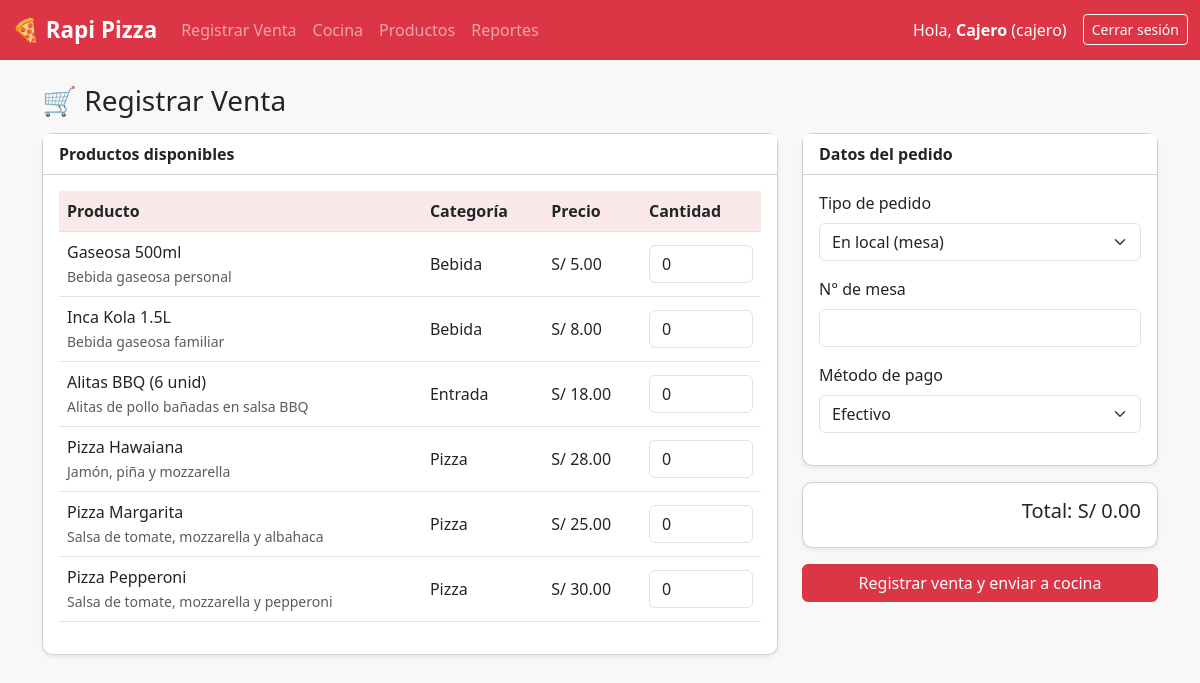
/index.php?page=ventas (signed in), run on the app's committed database.
### tables this page shows
CREATE TABLE producto (
    id INT AUTO_INCREMENT PRIMARY KEY,
    nombre VARCHAR(100) NOT NULL,
    descripcion VARCHAR(255),
    categoria VARCHAR(50) NOT NULL,
    precio DECIMAL(10,2) NOT NULL,
    activo INT NOT NULL DEFAULT 1
);

### controller/ventaController.php (called while the page is built, shortened)
<?php
require_once __DIR__ . '/../models/Producto.php';
$productoModelo = new Producto($conexion);
$productos = $productoModelo->listarActivos();
require __DIR__ . '/../public/views/ventas.php';

### models/Producto.php (called while the page is built, shortened)
<?php
class Producto {
    private $conexion;
    public function __construct($conexion) {
        $this->conexion = $conexion;
    }
    public function listarActivos() {
        $sql = "SELECT * FROM producto WHERE activo = 1 ORDER BY categoria, nombre";
        $stmt = $this->conexion->query($sql);
        return $stmt->fetchAll(PDO::FETCH_ASSOC);
    }
}

### public/views/ventas.php (the view, shortened to what this page needs)
<?php require __DIR__ . '/header.php'; ?>
<h3 class="mb-3">🛒 Registrar Venta</h3>
<form method="POST" action="index.php?page=ventas">
    <div class="row">
        <div class="col-md-8">
            <div class="card shadow-sm mb-3">
                <div class="card-header bg-white">
                    <strong>Productos disponibles</strong>
                </div>
                <div class="card-body">
                    <table class="table table-hover align-middle">
                        <thead>
                            <tr>
                                <th>Producto</th>
                                <th>Categoría</th>
                                <th>Precio</th>
                                <th style="width: 120px;">Cantidad</th>
                            </tr>
                        </thead>
                        <tbody>
                            <?php foreach ($productos as $producto): ?>
                                <tr>
                                    <td>
                                        <?php echo htmlspecialchars($producto['nombre']); ?>
                                        <?php if (!empty($producto['descripcion'])): ?>
                                            <br><small class="text-muted"><?php echo htmlspecialchars($producto['descripcion']); ?></small>
                                        <?php endif; ?>
                                    </td>
                                    <td><?php echo htmlspecialchars($producto['categoria']); ?></td>
                                    <td class="precio-producto" data-precio="<?php echo $producto['precio']; ?>">
                                        S/ <?php echo number_format($producto['precio'], 2); ?>
                                    </td>
                                    <td>
                                        <input type="number" name="cantidad[]" min="0" value="0" class="form-control input-cantidad">
                                    </td>
                                </tr>
                            <?php endforeach; ?>
                        </tbody>
                    </table>
                </div>
            </div>
        </div>
        <div class="col-md-4">
            <div class="card shadow-sm mb-3">
                <div class="card-header bg-white">
                    <strong>Datos del pedido</strong>
                </div>
                <div class="card-body">
                    <div class="mb-3">
                        <label class="form-label">Tipo de pedido</label>
                        <select name="tipo_pedido" id="tipo_pedido" class="form-select" required>
                            <option value="local">En local (mesa)</option>
                        </select>
                    </div>
                    <div class="mb-3" id="campo_mesa">
                        <label class="form-label">N° de mesa</label>
                        <input type="number" name="numero_mesa" class="form-control" min="1">
                    </div>
                    <div class="mb-3">
                        <label class="form-label">Método de pago</label>
                        <select name="metodo_pago" class="form-select" required>
                            <option value="efectivo">Efectivo</option>
                        </select>
                    </div>
                </div>
            </div>
            <div class="card shadow-sm mb-3">
                <div class="card-body text-end">
                    <h5>Total: S/ <span id="totalVenta">0.00</span></h5>
                </div>
            </div>
            <button type="submit" name="registrar_venta" class="btn btn-danger w-100">
                Registrar venta y enviar a cocina
            </button>
        </div>
    </div>
</form>
<?php require __DIR__ . '/footer.php'; ?>

### public/css/estilo.css (style rules this page uses)
body { background-color: #f8f8f8; font-family: 'Segoe UI', Arial, sans-serif; }
.card { border-radius: 10px; }
.table th { background-color: #fbe9e9; }
#tipo_pedido { cursor: pointer; }

### data on the page
producto: nombre "Gaseosa 500ml", descripcion "Bebida gaseosa personal", categoria "Bebida", precio "5.00"
producto: nombre "Inca Kola 1.5L", descripcion "Bebida gaseosa familiar", categoria "Bebida", precio "8.00"
producto: nombre "Alitas BBQ (6 unid)", descripcion "Alitas de pollo bañadas en salsa BBQ", categoria "Entrada", precio "18.00"
producto: nombre "Pizza Hawaiana", descripcion "Jamón, piña y mozzarella", categoria "Pizza", precio "28.00"
producto: nombre "Pizza Margarita", descripcion "Salsa de tomate, mozzarella y albahaca", categoria "Pizza", precio "25.00"
producto: nombre "Pizza Pepperoni", descripcion "Salsa de tomate, mozzarella y pepperoni", categoria "Pizza", precio "30.00"

### other printed values
$_SESSION['usuario_nombre'] "Cajero"
$_SESSION['usuario_rol'] "cajero"
